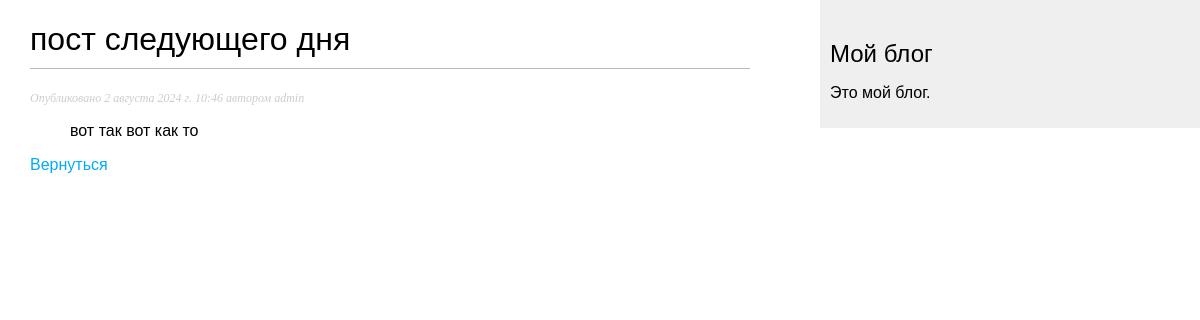
The app's page /blog/2024/8/2/post-sleduyushego-dnya with its own data.
### blog/models.py (models this page shows, shortened)
class Post(models.Model):
    class Status(models.TextChoices):
        DRAFT = 'DF', 'Черновик'
        PUBLISHED = 'PB', 'Опубликовано'
    title = models.CharField('Заголовок поста',
                             max_length=250)
    slug = models.SlugField('Короткая метка',
                            unique_for_date='publish',
                            max_length=250)
    author = models.ForeignKey(User,
                               on_delete=models.CASCADE,
                               related_name='blog_posts',
                               verbose_name='Автор')
    body = models.TextField('Содержание поста')
    publish = models.DateTimeField('дата публикации', default=timezone.now)
    created = models.DateTimeField('дата создания', auto_now_add=True)
    updated = models.DateTimeField('дата обновления', auto_now=True)
    status = models.CharField('Статус', max_length=2,
                              choices=Status.choices,
                              default=Status.DRAFT)
    objects = models.Manager()  # менеджер применяемый по умолчанию
    published = PublishedMeneger()  # конкретно прикладной менеджер
    class Meta:
        ordering = ['-publish']
        indexes = [
            models.Index(fields=['-publish']),
        ]
        verbose_name = 'Пост'
        verbose_name_plural = 'Посты'

### blog/views.py (the view)
def post_detail(request, year, month, day, post):
    post = get_object_or_404(Post,
                             status=Post.Status.PUBLISHED,
                             slug=post,
                             publish__year=year,
                             publish__month=month,
                             publish__day=day)
    return render(request,
                  'blog/post/detail.html',
                  {'post': post})

### blog/templates/blog/post/detail.html (shortened to what this page needs)
{% extends 'blog/base.html' %}
{% block content %}
<h1>{{ post.title }}</h1>
<p class="date">
    Опубликовано {{ post.publish }} автором {{ post.author }}
</p>
    <blockquote>
        {{ post.body|linebreaks }}
    </blockquote>
    <a href="{% url 'blog:post_list' %}">Вернуться</a>
{% endblock %}

### blog/static/css/blog.css (style rules this page uses)
body { margin:0; padding:0; font-family:helvetica, sans-serif; }
a { color:#00abff; text-decoration:none; }
h1 { font-weight:normal; border-bottom:1px solid #bbb; padding:0 0 10px 0; }
p.date { color:#ccc; font-family: georgia, serif; font-size: 12px; font-style: italic; }

### records on screen
Post: title "пост следующего дня", publish "2 августа 2024 г. 10:46", author "admin", body "вот так вот как то"
